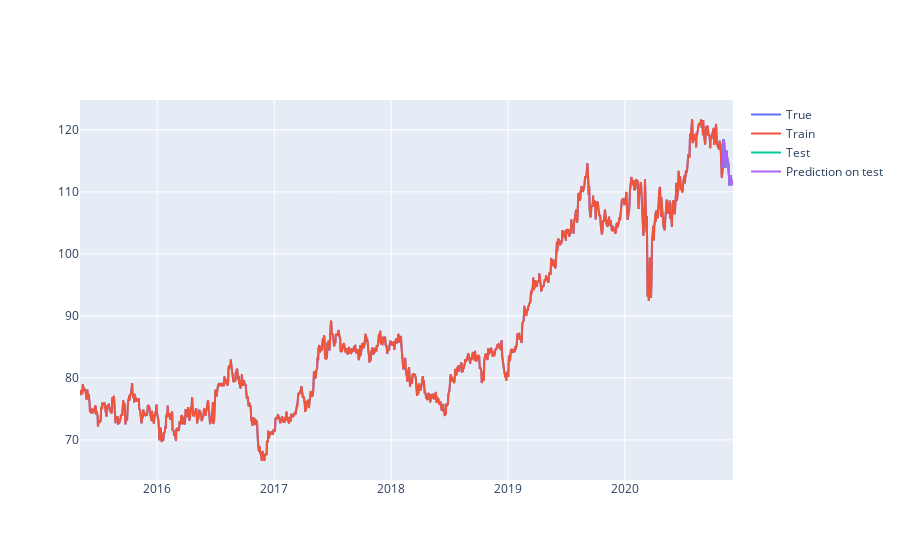

Source (notebook cell):
### Markdown cell above
### На тестовой выборке все как то слишком радостно

### Code cell
fig = make_subplots(1,1)
fig.add_scatter(x=df.index, y=df.Close, name='True')
fig.add_scatter(x=train.index, y=train.Close, name='Train')
fig.add_scatter(x=test.index, y=test.Close, name='Test')
fig.add_scatter(x=test.index, y=y_pred_test, name='Prediction on test')

### Figure 1 — Plotly figure (JSON) as saved in the notebook; plotly's stock layout.template omitted (floating-point values rounded to 4 significant figures; data arrays with more than 128 entries replaced by an {"elided": "..."} marker saying what was removed)
{"data": [{"name": "True", "type": "scatter", "x": {"elided": "1409 str values"}, "y": {"elided": "1409 float values"}}, {"name": "Train", "type": "scatter", "x": {"elided": "1405 str values"}, "y": {"elided": "1405 float values"}}, {"name": "Test", "type": "scatter", "x": ["2020-11-02", "2020-11-03", "2020-11-04", "2020-11-05", "2020-11-06", "2020-11-09", "2020-11-10", "2020-11-11", "2020-11-12", "2020-11-13", "2020-11-16", "2020-11-17", "2020-11-18", "2020-11-19", "2020-11-20", "2020-11-23", "2020-11-24", "2020-11-25", "2020-11-27", "2020-11-30", "2020-12-01", "2020-12-02", "2020-12-03", "2020-12-04"], "y": [113.8, 116.7, 118.5, 118.3, 118.2, 114.5, 113.8, 115.6, 115.8, 116.7, 115.2, 115.7, 114.6, 114.8, 114.1, 111.1, 111.5, 112, 112.7, 111.1, 111.9, 111.7, 111.1, 111.6]}, {"name": "Prediction on test", "type": "scatter", "x": ["2020-11-02", "2020-11-03", "2020-11-04", "2020-11-05", "2020-11-06", "2020-11-09", "2020-11-10", "2020-11-11", "2020-11-12", "2020-11-13", "2020-11-16", "2020-11-17", "2020-11-18", "2020-11-19", "2020-11-20", "2020-11-23", "2020-11-24", "2020-11-25", "2020-11-27", "2020-11-30", "2020-12-01", "2020-12-02", "2020-12-03", "2020-12-04"], "y": [113.8, 116.7, 118.5, 118.3, 118.2, 114.5, 113.9, 115.6, 115.8, 116.7, 115.2, 115.7, 114.6, 114.8, 114.0, 111.1, 111.5, 112.0, 112.7, 111.1, 111.9, 111.7, 111.1, 111.6]}], "layout": {"xaxis": {"anchor": "y", "domain": [0, 1]}, "yaxis": {"anchor": "x", "domain": [0, 1]}}}
